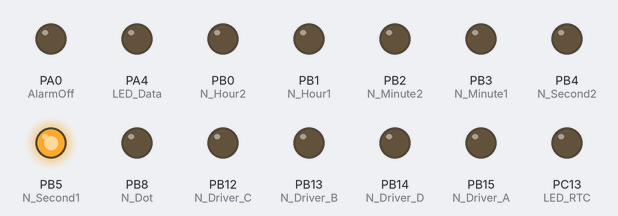
A sketch run on a simulated STM32 Blue Pill. Parts: output pins drawn as LEDs (lit = HIGH).

Above: at 0.13 s.
At 2.38 s:
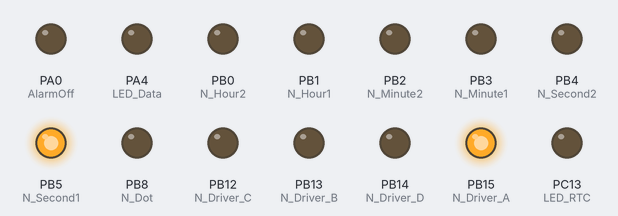
At 4.89 s:
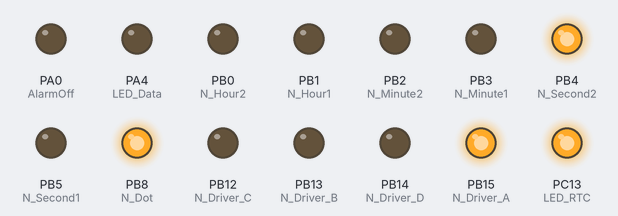
At 9.66 s:
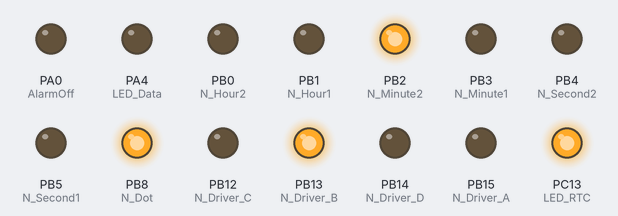
At 14.43 s:
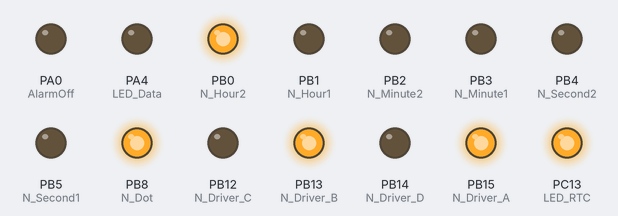
At 19.2 s:
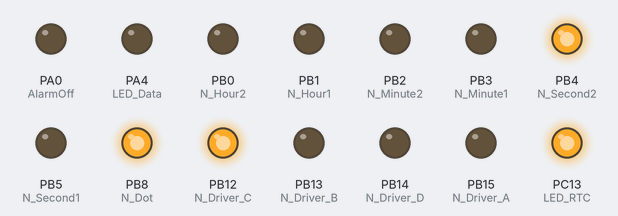
Timing chart, 0 to 19.6 s (numbered marks = the images above):
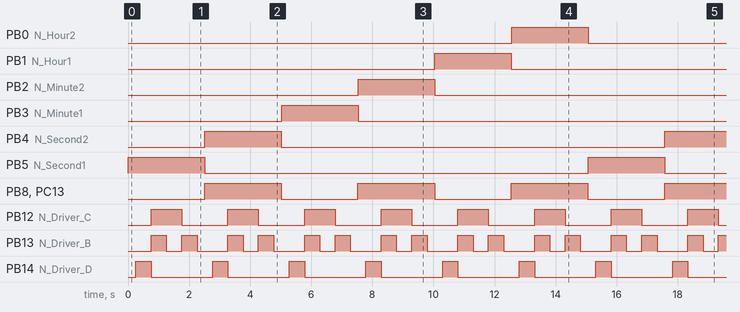

Measured:
- by itself, PB8 (N_Dot), PC13 (LED_RTC): alternates HIGH for 2.5 s and LOW for 2.5 s
- by itself, PB12 (N_Driver_C): alternates HIGH for 1.0 s and LOW for 1.5 s
- by itself, PB13 (N_Driver_B): repeats every 2.5 s: LOW 0.50 s, HIGH 0.50 s, LOW 1.0 s, HIGH 0.50 s
- by itself, PB14 (N_Driver_D): alternates HIGH for 0.50 s and LOW for 2.0 s
- by itself, PB15 (N_Driver_A): alternates HIGH for 0.25 s and LOW for 0.25 s
- by itself, PB0 (N_Hour2), PB1 (N_Hour1), PB2 (N_Minute2), PB3 (N_Minute1), PB4 (N_Second2), PB5 (N_Second1): alternates HIGH for 2.5 s and LOW for 12.6 s

The sketch:

NixieClock_SolderTest.ino
```cpp
#include "Pinout.h"
#include "DriveNixies.h"
//#include "NixieLighting.h"

void setup() {
  afio_cfg_debug_ports(AFIO_DEBUG_SW_ONLY);
  //initialize pinouts
  pinMode(AlarmOff, OUTPUT);

  pinMode(LED_Data, OUTPUT);

  pinMode(Flash_ESP, OUTPUT);
  pinMode(RST_ESP, OUTPUT);

  pinMode(Buzzer, OUTPUT);

  pinMode(HVON, OUTPUT);

  pinMode(N_Hour2, OUTPUT);
  pinMode(N_Hour1, OUTPUT);
  pinMode(N_Minute2, OUTPUT);
  pinMode(N_Minute1, OUTPUT);
  pinMode(N_Second2, OUTPUT);
  pinMode(N_Second1, OUTPUT);
  pinMode(N_Dot, OUTPUT);

  //pinMode(RsvPA15, OUTPUT);

  pinMode(N_Driver_C, OUTPUT);
  pinMode(N_Driver_B, OUTPUT);
  pinMode(N_Driver_D, OUTPUT);
  pinMode(N_Driver_A, OUTPUT);

  pinMode(RX_ESP,  OUTPUT);
  pinMode(TX_ESP, OUTPUT);

  pinMode(LED_RTC, OUTPUT);
  //initNeo();
}

// the loop function runs over and over again forever
void loop() {
  digitalWrite(HVON, HIGH);
  for(int x = 0; x < 6; x++)
  {
    NixiesOff();
    SetNixieTube(x);
    for(int i = 0; i < 10; i++)
    {
      SetNixieDriverVal(i);
      delay(250);
    }
    digitalWrite(LED_RTC, !digitalRead(LED_RTC));
    SwitchDot();
    //analogWrite(Buzzer, 127);
  }
}

/*void colorTest(){
  setNeoColor(x, y, z);
      if(x < 255 && updown)
      {
        x++;
        y++;
        z++;
        if(x == 255)
        {
          updown = true;
        }
      }
      else if(x > 0 && !updown)
      {
        x--;
        y--;
        z--;
        if(x == 0)
        {
          updown = false;
        }
      }
}*/
```

DriveNixies.cpp
```cpp
#include <Arduino.h>
#include "DriveNixies.h"
#include "Pinout.h"

//in this function there are all possible pin combos defined, but in reality we'll only use 0 - 9
void SetNixieDriverVal(int i){
  switch(i)
  {
    case 0:
      digitalWrite(N_Driver_A, LOW);
      digitalWrite(N_Driver_B, LOW);
      digitalWrite(N_Driver_C, LOW);
      digitalWrite(N_Driver_D, LOW);
      break;

    case 1:
      digitalWrite(N_Driver_A, HIGH);
      digitalWrite(N_Driver_B, LOW);
      digitalWrite(N_Driver_C, LOW);
      digitalWrite(N_Driver_D, HIGH);
      break;

    case 2:
      digitalWrite(N_Driver_A, LOW);
      digitalWrite(N_Driver_B, LOW);
      digitalWrite(N_Driver_C, LOW);
      digitalWrite(N_Driver_D, HIGH);
      break;

    case 3:
      digitalWrite(N_Driver_A, HIGH);
      digitalWrite(N_Driver_B, HIGH);
      digitalWrite(N_Driver_C, HIGH);
      digitalWrite(N_Driver_D, LOW);
      break;

    case 4:
      digitalWrite(N_Driver_A, LOW);
      digitalWrite(N_Driver_B, HIGH);
      digitalWrite(N_Driver_C, HIGH);
      digitalWrite(N_Driver_D, LOW);
      break;

    case 5:
      digitalWrite(N_Driver_A, HIGH);
      digitalWrite(N_Driver_B, LOW);
      digitalWrite(N_Driver_C, HIGH);
      digitalWrite(N_Driver_D, LOW);
      break;
    case 6:
      digitalWrite(N_Driver_A, LOW);
      digitalWrite(N_Driver_B, LOW);
      digitalWrite(N_Driver_C, HIGH);
      digitalWrite(N_Driver_D, LOW);
      break;

    case 7:
      digitalWrite(N_Driver_A, HIGH);
      digitalWrite(N_Driver_B, HIGH);
      digitalWrite(N_Driver_C, LOW);
      digitalWrite(N_Driver_D, LOW);
      break;

    case 8:
      digitalWrite(N_Driver_A, LOW);
      digitalWrite(N_Driver_B, HIGH);
      digitalWrite(N_Driver_C, LOW);
      digitalWrite(N_Driver_D, LOW);
      break;

    case 9:
      digitalWrite(N_Driver_A, HIGH);
      digitalWrite(N_Driver_B, LOW);
      digitalWrite(N_Driver_C, LOW);
      digitalWrite(N_Driver_D, LOW);
      break;

    case 10:
      digitalWrite(N_Driver_A, LOW);
      digitalWrite(N_Driver_B, HIGH);
      digitalWrite(N_Driver_C, LOW);
      digitalWrite(N_Driver_D, HIGH);
      break;

    case 11:
      digitalWrite(N_Driver_A, HIGH);
      digitalWrite(N_Driver_B, HIGH);
      digitalWrite(N_Driver_C, LOW);
      digitalWrite(N_Driver_D, HIGH);
      break;

    case 12:
      digitalWrite(N_Driver_A, LOW);
      digitalWrite(N_Driver_B, LOW);
      digitalWrite(N_Driver_C, HIGH);
      digitalWrite(N_Driver_D, HIGH);
      break;

    case 13:
      digitalWrite(N_Driver_A, HIGH);
      digitalWrite(N_Driver_B, LOW);
      digitalWrite(N_Driver_C, HIGH);
      digitalWrite(N_Driver_D, HIGH);
      break;
    case 14:
      digitalWrite(N_Driver_A, LOW);
      digitalWrite(N_Driver_B, HIGH);
      digitalWrite(N_Driver_C, HIGH);
      digitalWrite(N_Driver_D, HIGH);
      break;

    case 15:
      digitalWrite(N_Driver_A, HIGH);
      digitalWrite(N_Driver_B, HIGH);
      digitalWrite(N_Driver_C, HIGH);
      digitalWrite(N_Driver_D, HIGH);
      break;

    default:
      digitalWrite(N_Driver_A, LOW);
      digitalWrite(N_Driver_B, LOW);
      digitalWrite(N_Driver_C, LOW);
      digitalWrite(N_Driver_D, LOW);
      break;
  }
}

void SetNixieTube(int n){
  switch(n){
    case 5:
      digitalWrite(N_Hour2, HIGH);
      break;
    case 4:
      digitalWrite(N_Hour1, HIGH);
      break;
    case 3:
      digitalWrite(N_Minute2, HIGH);
      break;
    case 2:
      digitalWrite(N_Minute1, HIGH);
      break;
    case 1:
      digitalWrite(N_Second2, HIGH);
      break;
    case 0:
      digitalWrite(N_Second1, HIGH);
      break;
    default:
      break;
  }
}

void testNixieTube(int n){
  NixiesOff();
  SetNixieTube(n);
}

void NixiesOff(){
  digitalWrite(N_Hour2, LOW);
  digitalWrite(N_Hour1, LOW);
  digitalWrite(N_Minute2, LOW);
  digitalWrite(N_Minute1, LOW);
  digitalWrite(N_Second2, LOW);
  digitalWrite(N_Second1, LOW);
  delay(10);
}

void SwitchDot(){
  digitalWrite(N_Dot, !digitalRead(N_Dot));
}
```

DriveNixies.h
```cpp
#include <Arduino.h>

void SetNixieDriverVal(int);
void SetNixieTube(int);
void testNixieTube(int);
void NixiesOff();
void SwitchDot();
```

NixieLighting.cpp
```cpp
/*#include "NixieLighting.h"
#include "Pinout.h"
#include <WS2812B.h>

#define NUM_LEDS 6 // Popular NeoPixel ring size

WS2812B strip = WS2812B(NUM_LEDS);

void initNeo(){
  strip.begin();// Sets up the SPI
  strip.show();// Clears the strip, as by default the strip data is set to all LED's off.
}

void setNeoColor(int r, int g, int b){
  colorWipe(strip.Color(r, g, b), 20);
}

// Fill the dots one after the other with a color
void colorWipe(uint32_t c, uint8_t wait)
{
  for(uint16_t i=0; i<strip.numPixels(); i++)
  {
      strip.setPixelColor(i, c);
      strip.show();
      delay(wait);
  }
}

void rainbow(uint8_t wait) {
  uint16_t i, j;

  for(j=0; j<256; j++) {
    for(i=0; i<strip.numPixels(); i++)
  {
      strip.setPixelColor(i, Wheel((i+j) & 255));
    }
    strip.show();
    delay(wait);
  }
}

// Slightly different, this makes the rainbow equally distributed throughout
void rainbowCycle(uint8_t wait)
{
  uint16_t i, j;

  for(j=0; j<256*5; j++)
  { // 5 cycles of all colors on wheel
    for(i=0; i< strip.numPixels(); i++)
  {
      strip.setPixelColor(i, Wheel(((i * 256 / strip.numPixels()) + j) & 255));
    }
    strip.show();
    delay(wait);
  }
}

void fullWhite() {

    for(uint16_t i=0; i<strip.numPixels(); i++) {
        strip.setPixelColor(i, strip.Color(0,0,0, 255 ) );
    }
      strip.show();
}

uint8_t red(uint32_t c) {
  return (c >> 16);
}
uint8_t green(uint32_t c) {
  return (c >> 8);
}
uint8_t blue(uint32_t c) {
  return (c);
}
*/
```

Pinout.h
```cpp
#include <Arduino.h>
//*********************STM nixie pinout************************//
#define AlarmOff PA0 //Alarm off btn

//#define LED_R PA1 //placeholder
//#define LED_G PA2 //placeholder
//#define LED_B PA3 //placeholder

#define LED_Data PA4 //WS2811 data pin

#define Flash_ESP PA5 //Optional programming over io
#define RST_ESP PA6 //reset esp

#define Buzzer PA7 //Buzzer pin

#define HVON PA8 //optional solder pad

//#define ProgRX PA9 //reserved for programming
//#define PROGRX PA10 //reserved for programming

//#define USB_DataP PA11 //placeholder
//#define USB_DataM PA12 //placeholder

//#define RsvPA13 PA13 //placeholder
//#define RsvPA14 PA14 //placeholder
//#define RsvPA15 PA15 //placeholder

#define N_Hour2 PB0 //Nixie Hour 2 (first)
#define N_Hour1 PB1 //Nixie Hour 1 (second)
#define N_Minute2 PB2 //Nixie Minute 2 (third)
#define N_Minute1 PB3 //Nixie Minute 1 (fourth)
#define N_Second2 PB4 //Nixie Second 2 (fifth)
#define N_Second1 PB5 //Nixie Second 1 (sixth)
#define N_Dot PB8 //Nixie Dots

#define N_Driver_C PB12 //Nixie Driver C signal
#define N_Driver_B PB13 //Nixie Driver B signal
#define N_Driver_D PB14 //Nixie Driver D signal
#define N_Driver_A PB15 //Nixie Driver A signal

#define RX_ESP PB6 //RX of the ESP
#define TX_ESP PB7 //TX of the ESP

#define LED_RTC PC13 //RTC LED

//#define RsvPB9 PB9 //placeholder
//#define SCL PB10 //placeholder
//#define SDA PB11 //placeholder

//#define PC14 - RTC crystal
//#define PC15 - RTC Crystal

//#define PD0 - OSC crystal
//#define PD1 - OSC crystal
```
